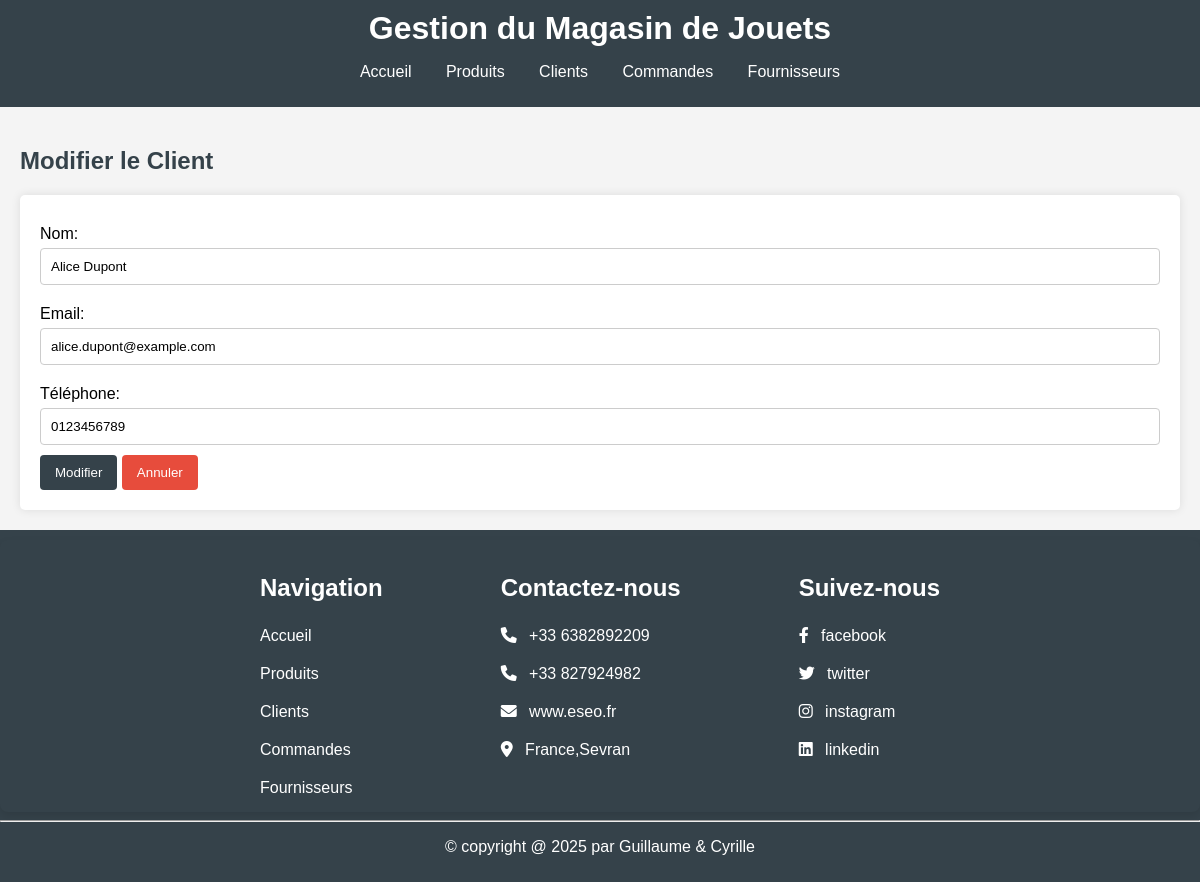
The page /clients/modifier.php?id=1 on the database its author committed.
### tables this page shows
CREATE TABLE customers (
    id INT AUTO_INCREMENT PRIMARY KEY,
    name VARCHAR(255) NOT NULL,
    email VARCHAR(255) NOT NULL,
    phone VARCHAR(20)
);

### clients/modifier.php (the view, shortened to what this page needs)
<?php
include '../includes/db.php';
include '../includes/header.php';
$id = $_GET['id'];
$customer = $conn->query("SELECT * FROM customers WHERE id = $id")->fetch_assoc();
?>
<h2>Modifier le Client</h2>
<form method="POST">
    <label for="name">Nom:</label>
    <input type="text" name="name" value="<?php echo $customer['name']; ?>" required>
    <label for="email">Email:</label>
    <input type="email" name="email" value="<?php echo $customer['email']; ?>" required>
    <label for="phone">Téléphone:</label>
    <input type="text" name="phone" value="<?php echo $customer['phone']; ?>" required>
    <button type="submit">Modifier</button>
    <button onclick="history.back()" class="exit">Annuler</button>
</form>
<?php
include '../includes/footer.php';
?>

### css/style.css (style rules this page uses)
* { box-sizing: border-box; }
body { font-family: Arial, sans-serif; margin: 0; padding: 0; background-color: #f4f4f4; }
h2 { color: #35424a; }
form { background: #ffffff; padding: 20px; border-radius: 5px; box-shadow: 0 0 10px rgba(0, 0, 0, 0.1); }
form label { display: block; margin: 10px 0 5px; }
form input, form select, form textarea { width: 100%; padding: 10px; margin-bottom: 10px; border: 1px solid #cccccc; border-radius: 4px; }
button { background-color: #35424a; color: white; border: none; padding: 10px 15px; cursor: pointer; border-radius: 4px; }
.exit { background-color: #e74c3c; }

### rows shown on the page
customers: name "Alice Dupont", email "alice.dupont@example.com", phone "0123456789"
